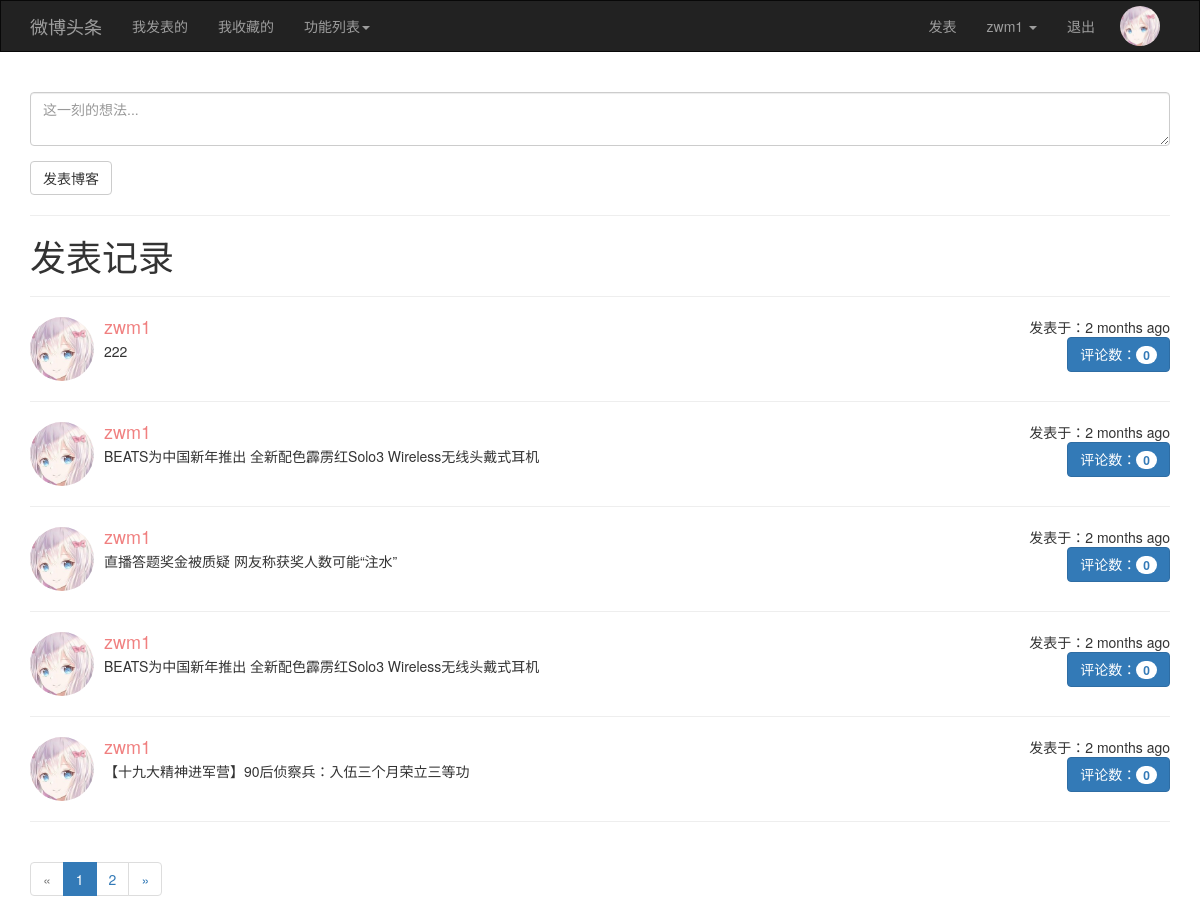
Screenshot of /posts/blogs/ (signed in) with the database file from the repository.
### app/models/user.py (models this page shows, shortened)
class User(UserMixin, db.Model):
    __tablename__ = 'users'
    id = db.Column(db.Integer, primary_key=True)
    username = db.Column(db.String(20), unique=True)
    password_hash = db.Column(db.String(128))
    email = db.Column(db.String(64), unique=True)
    confirmed = db.Column(db.Boolean, default=False)
    icon = db.Column(db.String(64), default='default.jpg')
    posts = db.relationship('Posts', backref='user', lazy='dynamic')
    favorites = db.relationship('Posts', secondary='collections', backref=db.backref('users', lazy='dynamic'),
                                lazy='dynamic')
    @property
    def password(self):
        raise AttributeError('密码是不可读的')

### app/models/posts.py (models this page shows)
class Posts(db.Model):
    __tablename__ = 'posts'
    id = db.Column(db.Integer, primary_key=True)
    rid = db.Column(db.Integer, index=True, default=0)
    content = db.Column(db.Text)
    timestamp = db.Column(db.DateTime, default=datetime.utcnow)
    uid = db.Column(db.Integer, db.ForeignKey('users.id'))

### app/views/posts.py (the view)
@posts.route('/blogs/', methods=['GET', 'POST'])
@login_required
def blogs():
    form = PostsForm()
    if form.validate_on_submit():
        u = current_user._get_current_object()
        p = Posts(content=form.content.data, user=u)
        db.session.add(p)
        flash('你的博客已经发表成功，点击继续发表可继续发表，点击返回可返回首页')
        return redirect(url_for('posts.blogs_continue'))
    page = request.args.get('page', 1, type=int)
    pagination = Posts.query.filter_by(rid=0).filter_by(uid=current_user.id).order_by(Posts.timestamp.desc()).paginate(
        page, per_page=5, error_out=False)
    posts = pagination.items
    for p in posts:
        p.count = Posts.query.filter_by(rid=p.id).count()
    return render_template('posts/blogs.html', form=form, posts=posts, pagination=pagination)

### app/forms/posts.py
class PostsForm(FlaskForm):
    content = TextAreaField('', render_kw={'placeholder': '这一刻的想法...'},
                            validators=[Length(3, 200, message='发表长度(3~200)')])
    submit = SubmitField('发表博客')

### app/models/user.py (called while the page is built)
@login_manager.user_loader
def loader_user(uid):
    return User.query.get(int(uid))

### app/templates/posts/blogs.html (shortened to what this page needs)
{% extends 'common/base.html' %}
{% from 'common/macro.html' import pagination_show %}
{% block page_content %}
    {{ quick_form(form) }}
    <hr />
    <h1>发表记录</h1>
    <hr />
    {% for p in posts %}
        <div class="media">
            <div class="media-left">
                <a href="#">
                    <img class="media-object" src="{{ url_for('static', filename='upload/'+p.user.icon) }}" alt="头像" style="width: 64px; height: 64px;border-radius: 32px;">
                </a>
            </div>
            <div class="media-body">
                <div style="float: right;">
                    发表于：{{ moment(p.timestamp).fromNow() }}
                    <br/>
                    <a href="{{ url_for('posts.comment',id=p.id) }}" style="float: right;">
                        <button class="btn btn-primary" type="button">
                             评论数：<span class="badge" id="{{ p.id }}">{{ p.count }}</span>
                        </button>
                    </a>
                </div>
                <h4 style="color: lightcoral" class="media-heading">{{ p.user.username }}</h4>
                {{ p.content }}
                <br/>
            </div>
        </div>
        <hr/>
    {% endfor %}
    {{ pagination_show(pagination, 'posts.blogs') }}
{% endblock %}

### app/templates/common/base.html (shortened to what this page needs)
{% extends 'bootstrap/base.html' %}
{% from 'bootstrap/wtf.html' import quick_form %}
{% block navbar %}
    <nav class="navbar navbar-inverse" style="border-radius: 0px;">
        <div class="container">
            <div class="navbar-header">
                <a class="navbar-brand" href="{{ url_for('main.index') }}">微博头条</a>
            </div>
            <div class="collapse navbar-collapse">
                <ul class="nav navbar-nav">
                    <li><a href="{{ url_for('posts.my_blogs') }}">我发表的</a></li>
                    <li><a href="{{ url_for('posts.my_favoriate') }}">我收藏的</a></li>
                     <li class="dropdown">
                        <a href="#" class="dropdown-toggle" data-toggle="dropdown" role="button" aria-haspopup="true"
                           aria-expanded="false">功能列表<span class="caret"></span></a>
                    </li>
                </ul>
                <ul class="nav navbar-nav navbar-right">
                    {% if current_user.is_authenticated %}
                        <li><a href="{{ url_for('posts.blogs') }}">发表</a></li>
                        <li class="dropdown">
                            <a href="#" class="dropdown-toggle" data-toggle="dropdown" role="button"
                               aria-haspopup="true"
                               aria-expanded="false">{{ current_user.username }} <span class="caret"></span></a>
                        </li>
                        <li><a href="{{ url_for('user.logout') }}">退出</a></li>
                        <li style="padding: 5px 10px;"><img src="{{ url_for('static', filename='upload/'+current_user.icon) }}" style="border-radius: 20px;width: 40px;height: 40px;" /></li>
                    {% else %}
                    <li><a href="{{ url_for('user.login') }}">登录</a></li>
                    <li><a href="{{url_for('user.register')}}">注册</a></li>
                    {% endif %}
                </ul>
            </div>
        </div>
    </nav>
{% endblock %}
{% block content %}
    <div class="container">
        {% block page_content %}默认内容{% endblock %}
    </div>
{% endblock %}
{% block head %}
    {{ super() }}
{% endblock %}

### rows the page displays
User: username "zwm1", icon (picture)
Posts: icon (picture), timestamp "2 months ago", count "0", user.username "zwm1", content "222"
Posts: icon (picture), timestamp "2 months ago", count "0", user.username "zwm1", content "BEATS为中国新年推出 全新配色霹雳红Solo3 Wireless无线头戴式耳机"
Posts: icon (picture), timestamp "2 months ago", count "0", user.username "zwm1", content "直播答题奖金被质疑 网友称获奖人数可能“注水”"
Posts: icon (picture), timestamp "2 months ago", count "0", user.username "zwm1", content "BEATS为中国新年推出 全新配色霹雳红Solo3 Wireless无线头戴式耳机"
Posts: icon (picture), timestamp "2 months ago", count "0", user.username "zwm1", content "【十九大精神进军营】90后侦察兵：入伍三个月荣立三等功"

### other values shown
{{ p }} "1" "2"
